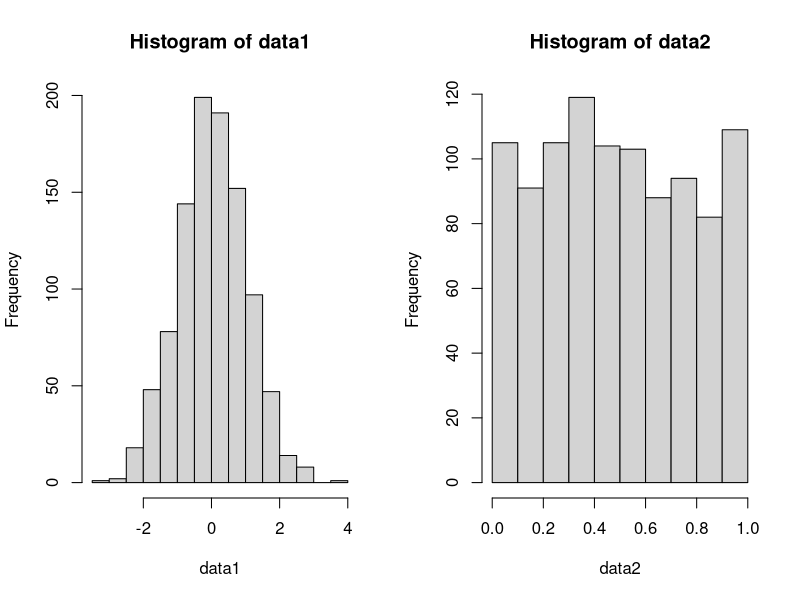
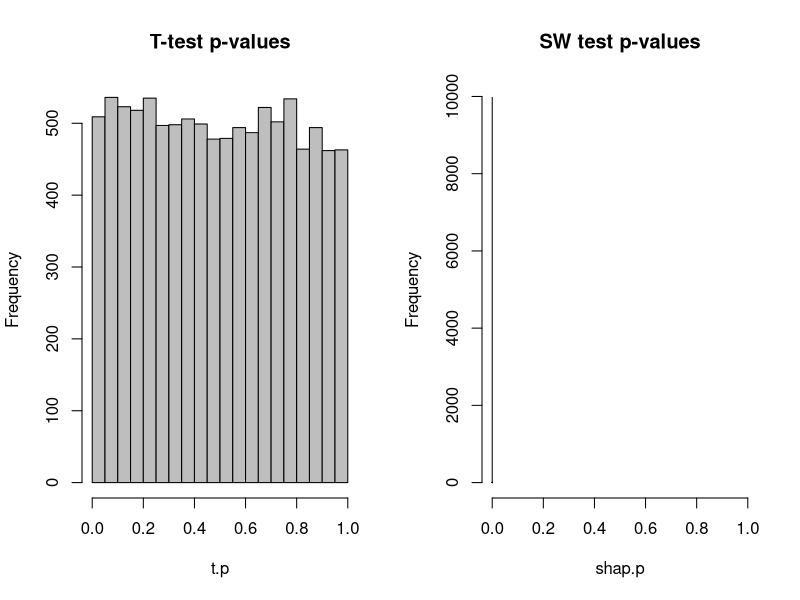
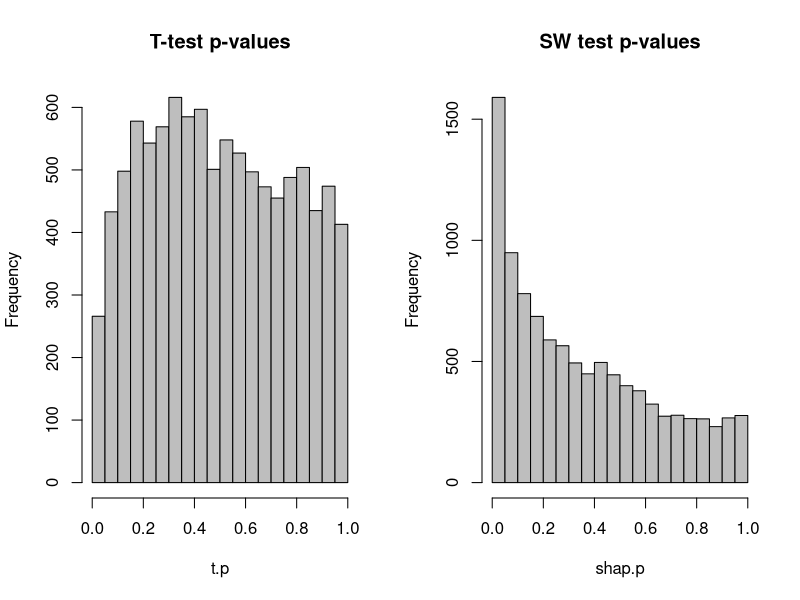
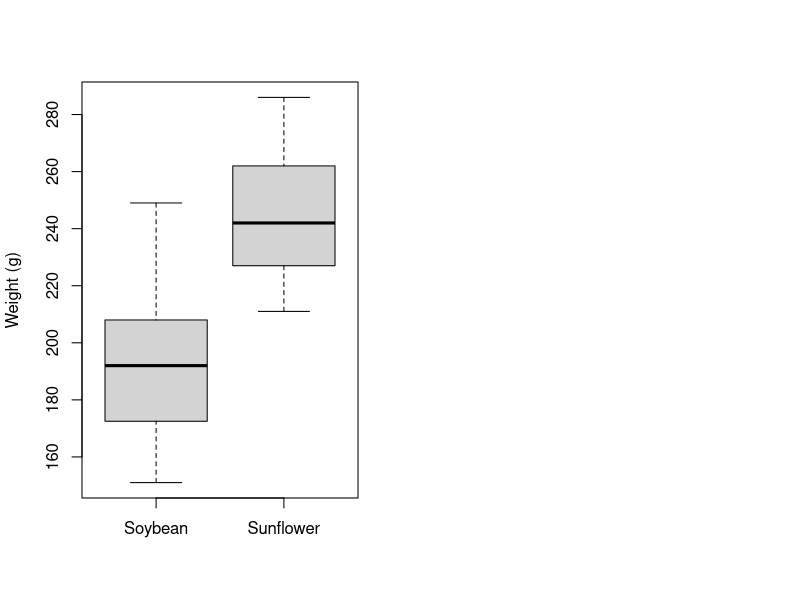

Write the R code that produced these figures, in order.
## ---- chunk 1
true.first <- rep(c("Milk", "Tea"), each=4)
guess.first <- rep(c("Milk", "Tea", "Milk", "Tea"), c(3,1,1,3))
## ---- chunk 2
# Put some code here!
## ---- chunk 3
# Put some code here!
## ---- chunk 4
# Put some code here!
## ---- chunk 5
# Put some code here!
## ---- chunk 6
true.first <- rep(c("Milk", "Tea", "Sugar"), each=6)
guess.first <- sample(c("Milk", "Tea", "Sugar"), 18, replace=TRUE)
tea.data.exp <- table(true.first, guess.first)
tea.data.exp
fisher.test(tea.data.exp) # What is this testing?
## ---- chunk 7
true.first <- rep(c("Milk", "Tea"), each=4*100)
guess.first <- sample(c("Milk", "Tea", "Milk", "Tea"), 800, replace=TRUE)
tea.data.more <- table(true.first, guess.first)
tea.data.more
## ---- chunk 8
# Put some code here!
## ---- chunk 9
# Put some code here!
## ---- chunk 10
true.first <- rep(c("Milk", "Tea", "Sugar"), each=600)
guess.first <- sample(c("Milk", "Tea", "Sugar"), 1800, replace=TRUE)
tea.data.exp.more <- table(true.first, guess.first)
# Put some code here!
## ---- chunk 11
genotypes <- rep(c("AA", "Aa", "aa"), c(500, 600, 100))
# Put some code here!
# Create a table of genotypes:
# Create a vector of relative expected frequencies:
genoexp <- c(0.25, 0.5, 0.25)
## ---- chunk 12
temp <- c(22.8, 22.7, 25.9, 22.0, 21.2, 24.4, 22.1, 22.6, 23.3, 22.2, 
          22.5, 24.1, 22.4, 25.1, 24.1, 23.3, 23.3, 22.5, 23.8, 22.4, 
          22.5, 23.4, 23.5, 22.5, 25.8, 23.8, 22.0, 22.0, 23.2, 22.0)
## ---- chunk 13
# Put some code here!
## ---- chunk 14
# Put some code here!
## ---- chunk 15
# Put some code here!
## ---- chunk 16
on.soy <- c(188, 229, 192, 207, 172, 151, 188, 173, 209, 158, 
            211, 201, 205, 249, 214, 171, 198, 192, 161, 179)
on.sun <- c(213, 262, 237, 223, 223, 268, 216, 276, 258, 269,
            227, 252, 243, 286, 247, 277, 242, 233, 228, 211, 
            230, 254, 268, 242, 223, 242, 224, 279, 227, 251)
## ---- chunk 17
# Put some code here!
## ---- chunk 18
# Put some code here!
## ---- chunk 19
# Put some code here!
## ---- chunk 20
                    #1   #2   #3   #4   #5   #6   #7    #8   #9   #10  #11  #12  #13  #14  #15
healthy.exprs <- c(6.9, 8.2, 9.0, 7.7, 6.5, 7.7, 5.5,  7.7, 7.6,  8.2, 6.5, 6.3, 8.7, 6.2, 8.4)
disease.exprs <- c(8.3, 9.5, 9.8, 9.9, 6.6, 8.1, 9.5, 10.0, 8.7, 10.0, 7.5, 8.0, 8.5, 5.0, 8.5)
## ---- chunk 21
# Put some code here!
## ---- chunk 22
data1 <- rnorm(1000)
data2 <- runif(1000)
par(mfrow=c(1,2)) 
hist(data1) # looks normal
hist(data2) # doesn't look normal.
## ---- chunk 23
par(mfrow=c(1,2)) 
# Put some code here!
## ---- chunk 24
g1 <- rnorm(1000, mean=1)
g2 <- rnorm(1000, mean=2)
par(mfrow=c(1,2)) 
# Put some code here!
## ---- chunk 25
disease <- rnorm(1000, mean=1)
healthy <- rnorm(1000, mean=2)
# Put some code here!
## ---- chunk 26
isnorm <- rnorm(100)
shapiro.test(isnorm)
notnorm <- rexp(100)
shapiro.test(notnorm)
## ---- chunk 27
niters <- 10000
nobs <- 100
t.p <- shap.p <- numeric(niters)
for (it in seq_len(niters)) {
    g1 <- rexp(nobs) # Not normal!
    g2 <- rexp(nobs) # Not normal!
    t.p[it] <- t.test(g1, g2)$p.value
    shap.p[it] <- shapiro.test(g1)$p.value
}
par(mfrow=c(1,2))
hist(t.p, main="T-test p-values", xlim=c(0,1), col="grey")
hist(shap.p, main="SW test p-values", xlim=c(0,1), col="grey")
## ---- chunk 28
niters <- 10000
nobs <- 5
t.p <- shap.p <- numeric(niters)
for (it in seq_len(niters)) {
    g1 <- rexp(nobs) # Not normal!
    g2 <- rexp(nobs) # Not normal!
    t.p[it] <- t.test(g1, g2)$p.value
    shap.p[it] <- shapiro.test(g1)$p.value
}
par(mfrow=c(1,2))
hist(t.p, main="T-test p-values", xlim=c(0,1), col="grey")
hist(shap.p, main="SW test p-values", xlim=c(0,1), col="grey")
## ---- chunk 29
on.soy <- c(188, 229, 192, 207, 172, 151, 188, 173, 209, 158, 
            211, 201, 205, 249, 214, 171, 198, 192, 161, 179)
on.sun <- c(213, 262, 237, 223, 223, 268, 216, 276, 258, 269,
            227, 252, 243, 286, 247, 277, 242, 233, 228, 211, 
            230, 254, 268, 242, 223, 242, 224, 279, 227, 251)
## ---- chunk 30
# Put some code here!
## ---- chunk 31
set.seed(10000)
g1 <- rnorm(1000, 1)
g2 <- rexp(1000, rate=log(2))
median(g1) # should be pretty similar
median(g2)
# Put some code here!
## ---- chunk 32
boxplot(list(Soybean=on.soy, Sunflower=on.sun), ylab="Weight (g)") 
## ---- chunk 33
                    #1   #2   #3   #4   #5   #6   #7    #8   #9   #10  #11  #12  #13  #14  #15
healthy.exprs <- c(6.9, 8.2, 9.0, 7.7, 6.5, 7.7, 5.5,  7.7, 7.6,  8.2, 6.5, 6.3, 8.7, 6.2, 8.4)
disease.exprs <- c(8.3, 9.5, 9.8, 9.9, 6.6, 8.1, 9.5, 10.0, 8.7, 10.0, 7.5, 8.0, 8.5, 5.0, 8.5)
## ---- chunk 34
# Put some code here!
## ---- chunk 35
# Put some code here!
## ---- chunk 36
sessionInfo()
